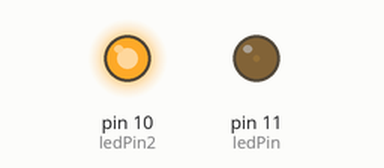
The sketch below on a simulated Arduino Uno, built with avr-gcc and run on an emulated ATmega328P. Shown: output pins drawn as LEDs (lit = HIGH).

Above: at 0.05 s.
At 1.15 s:
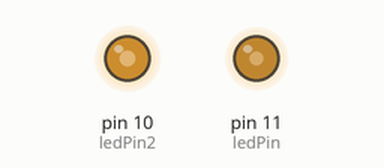
At 2.3 s:
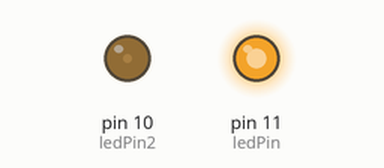
At 4.55 s:
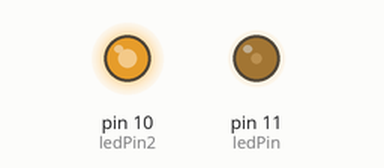
Timing chart, 0 to 6.6 s (numbered marks = the images above):
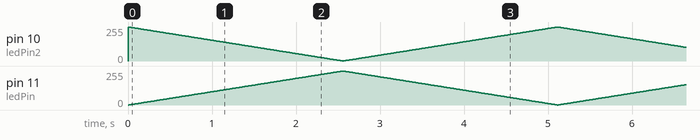

The sketch:

forLoop.ino
```cpp
int ledPin = 11;
int ledPin2 = 10;

void setup() {
  // put your setup code here, to run once:

}

void loop() {
  // put your main code here, to run repeatedly:
  for(int qrkost = 0; qrkost < 255; qrkost++){
    analogWrite(ledPin, qrkost);
    analogWrite(ledPin2, 255 - qrkost);
    delay(10);
  }
  for(int qrkost = 255; qrkost > 0; qrkost--){
    analogWrite(ledPin, qrkost);
    analogWrite(ledPin2, 255 - qrkost);
    delay(10);
  }
}
```
